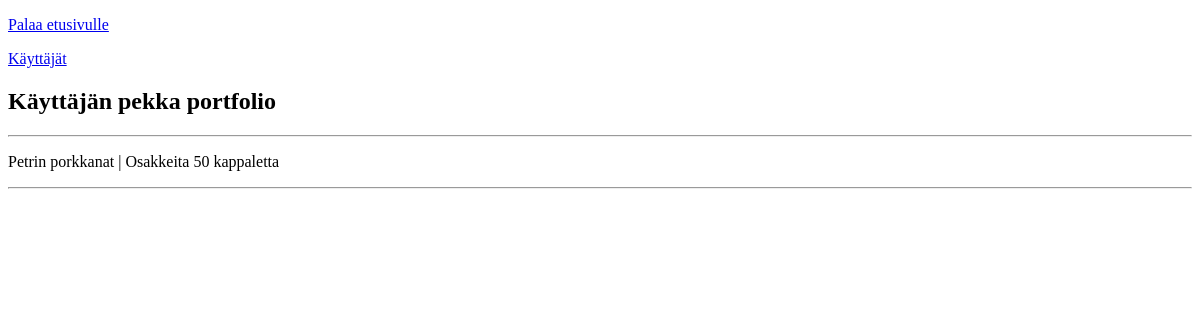
The page /users/pekka on the database as committed earlier.
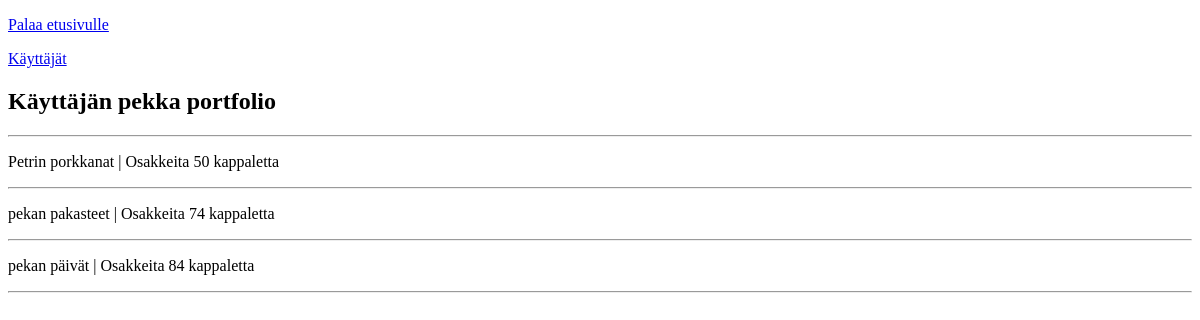
The same page on the database as committed later.
### tables this page shows
CREATE TABLE portfolios (id INTEGER PRIMARY KEY, user_id INTEGER REFERENCES users, company_id INTEGER REFERENCES companies, amount INTEGER);

CREATE TABLE companies (id INTEGER PRIMARY KEY, name TEXT UNIQUE, stock_amount INTEGER, last_price INTEGER, owner TEXT);

### app.py (the view)
@app.route("/users/<string:username>")
def show_user(username):
    portfolio = user.get_portfolio(username)
    return render_template("user.html", portfolio = portfolio, username = username)

### db.py (called while the page is built)
def get_connection():
    con = sqlite3.connect("database.db")
    con.execute("PRAGMA foreign_keys = ON")
    con.row_factory = sqlite3.Row
    return con

def query(sql, params=[]):
    con = get_connection()
    result = con.execute(sql, params).fetchall()
    con.close()
    return result

### user.py (called while the page is built)
def get_portfolio(username):
    sql = """SELECT c.name, p.amount
            FROM companies c, portfolios p, users u
            WHERE c.id = p.company_id AND u.id = p.user_id AND u.username = ? """
    return db.query(sql, [username])

### templates/user.html (shortened to what this page needs)
<!DOCTYPE html>
<html>
<head>
</head>
<body>
  <p>
    <a href="/">Palaa etusivulle</a>
  </p>
  <p>
    <a href="/users">Käyttäjät</a>
  </p>
  <h2> Käyttäjän {{ username }} portfolio</h2>
  <hr />
  {% for company in portfolio %}
  <p>
     {{ company.name }} | Osakkeita {{ company.amount }} kappaletta
  <hr />
  {% endfor %}
</body>

Rows that differ between the two databases and show on the page:
added portfolios: name "pekan pakasteet", amount "74"
added portfolios: name "pekan päivät", amount "84"
